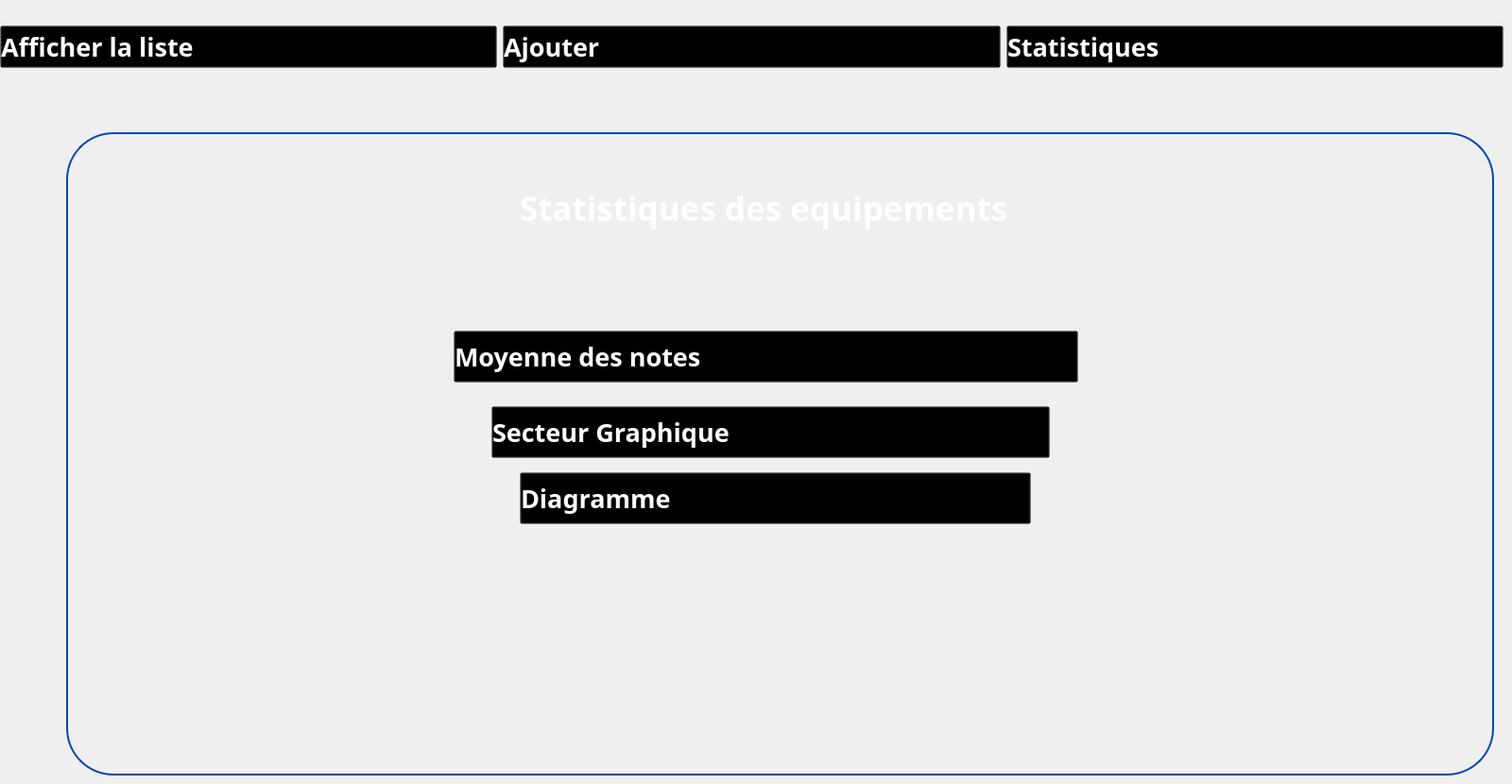
   <widget class="QWidget" name="statequipement">
    <widget class="QWidget" name="horizontalLayoutWidget_10">
     <property name="geometry">
      <rect>
       <x>0</x>
       <y>10</y>
       <width>1591</width>
       <height>80</height>
      </rect>
     </property>
     <layout class="QHBoxLayout" name="horizontalLayout_13">
      <item>
       <widget class="QPushButton" name="pushButton_108">
        <property name="font">
         <font>
          <family>Gill Sans MT</family>
          <pointsize>20</pointsize>
          <weight>75</weight>
          <bold>true</bold>
         </font>
        </property>
        <property name="styleSheet">
         <string notr="true">QPushButton:hover {
    color: blue;
    background: transparent;
}

QPushButton {
    text-align: left;
    background: transparent;
    color: rgb(255,255,255);
}
</string>
        </property>
        <property name="text">
         <string>Afficher la liste</string>
        </property>
        <property name="icon">
         <iconset>
          <normaloff>../../Downloads/wetransfer_icons_2024-02-06_1419/icons/liste-de-controle.png</normaloff>../../Downloads/wetransfer_icons_2024-02-06_1419/icons/liste-de-controle.png</iconset>
        </property>
        <property name="iconSize">
         <size>
          <width>50</width>
          <height>46</height>
         </size>
        </property>
       </widget>
      </item>
      <item>
       <widget class="QPushButton" name="pushButton_109">
        <property name="font">
         <font>
          <family>Gill Sans MT</family>
          <pointsize>20</pointsize>
          <weight>75</weight>
          <bold>true</bold>
         </font>
        </property>
        <property name="styleSheet">
         <string notr="true">QPushButton:hover {
    color: blue;
    background: transparent;
}

QPushButton {
    text-align: left;
    background: transparent;
    color: rgb(255,255,255);
}
</string>
        </property>
        <property name="text">
         <string>Ajouter </string>
        </property>
        <property name="icon">
         <iconset>
          <normaloff>../../Downloads/wetransfer_icons_2024-02-06_1419/icons/image (3).png</normaloff>../../Downloads/wetransfer_icons_2024-02-06_1419/icons/image (3).png</iconset>
        </property>
        <property name="iconSize">
         <size>
          <width>50</width>
          <height>46</height>
         </size>
        </property>
       </widget>
      </item>
      <item>
       <widget class="QPushButton" name="pushButton_110">
        <property name="font">
         <font>
          <family>Gill Sans MT</family>
          <pointsize>20</pointsize>
          <weight>75</weight>
          <bold>true</bold>
         </font>
        </property>
        <property name="styleSheet">
         <string notr="true">QPushButton:hover {
    color: blue;
    background: transparent;
}

QPushButton {
    text-align: left;
    background: transparent;
    color: rgb(255,255,255);
}

</string>
        </property>
        <property name="text">
         <string>Statistiques</string>
        </property>
        <property name="icon">
         <iconset>
          <normaloff>../../Downloads/wetransfer_icons_2024-02-06_1419/icons/image (2).png</normaloff>../../Downloads/wetransfer_icons_2024-02-06_1419/icons/image (2).png</iconset>
        </property>
        <property name="iconSize">
         <size>
          <width>50</width>
          <height>46</height>
         </size>
        </property>
       </widget>
      </item>
     </layout>
    </widget>
    <widget class="QGroupBox" name="groupBox_41">
     <property name="geometry">
      <rect>
       <x>70</x>
       <y>140</y>
       <width>1511</width>
       <height>681</height>
      </rect>
     </property>
     <property name="styleSheet">
      <string notr="true">QGroupBox {
        border-radius:50px;
    border: 2px solid #0447AF; /* Red border */
}
</string>
     </property>
     <property name="title">
      <string/>
     </property>
     <widget class="QLabel" name="label_134">
      <property name="geometry">
       <rect>
        <x>190</x>
        <y>30</y>
        <width>51</width>
        <height>51</height>
       </rect>
      </property>
      <property name="text">
       <string/>
      </property>
      <property name="pixmap">
       <pixmap>../../../OneDrive - ESPRIT/Bureau/Esprit/Downloads/wetransfer_gestion-de-formations_2024-02-16_1550/icons/client.png</pixmap>
      </property>
      <property name="scaledContents">
       <bool>true</bool>
      </property>
     </widget>
     <widget class="QLabel" name="label_135">
      <property name="geometry">
       <rect>
        <x>480</x>
        <y>50</y>
        <width>671</width>
        <height>61</height>
       </rect>
      </property>
      <property name="font">
       <font>
        <family>Plus Jakarta Sans</family>
        <pointsize>26</pointsize>
        <weight>75</weight>
        <bold>true</bold>
       </font>
      </property>
      <property name="styleSheet">
       <string notr="true">color:white;
    background: transparent;
</string>
      </property>
      <property name="text">
       <string>Statistiques des equipements</string>
      </property>
     </widget>
     <widget class="QPushButton" name="pushButton_secteur">
      <property name="geometry">
       <rect>
        <x>450</x>
        <y>290</y>
        <width>591</width>
        <height>55</height>
       </rect>
      </property>
      <property name="font">
       <font>
        <family>Gill Sans MT</family>
        <pointsize>20</pointsize>
        <weight>75</weight>
        <bold>true</bold>
       </font>
      </property>
      <property name="styleSheet">
       <string notr="true">QPushButton:hover {
    color: blue;
    background: transparent;
}

QPushButton {
    text-align: left;
    background: transparent;
    color: rgb(255,255,255);
}
</string>
      </property>
      <property name="text">
       <string>Secteur Graphique</string>
      </property>
      <property name="icon">
       <iconset>
        <normaloff>../../../OneDrive - ESPRIT/Bureau/Esprit/Downloads/wetransfer_icons_2024-02-06_1419/icons/liste-de-controle.png</normaloff>../../../OneDrive - ESPRIT/Bureau/Esprit/Downloads/wetransfer_icons_2024-02-06_1419/icons/liste-de-controle.png</iconset>
      </property>
      <property name="iconSize">
       <size>
        <width>50</width>
        <height>46</height>
       </size>
      </property>
     </widget>
     <widget class="QPushButton" name="pushButton_diagramme_equi">
      <property name="geometry">
       <rect>
        <x>480</x>
        <y>360</y>
        <width>541</width>
        <height>55</height>
       </rect>
      </property>
      <property name="font">
       <font>
        <family>Gill Sans MT</family>
        <pointsize>20</pointsize>
        <weight>75</weight>
        <bold>true</bold>
       </font>
      </property>
      <property name="styleSheet">
       <string notr="true">QPushButton:hover {
    color: blue;
    background: transparent;
}

QPushButton {
    text-align: left;
    background: transparent;
    color: rgb(255,255,255);
}
</string>
      </property>
      <property name="text">
       <string>Diagramme</string>
      </property>
      <property name="icon">
       <iconset>
        <normaloff>../../../OneDrive - ESPRIT/Bureau/Esprit/Downloads/wetransfer_icons_2024-02-06_1419/icons/image (3).png</normaloff>../../../OneDrive - ESPRIT/Bureau/Esprit/Downloads/wetransfer_icons_2024-02-06_1419/icons/image (3).png</iconset>
      </property>
      <property name="iconSize">
       <size>
        <width>50</width>
        <height>46</height>
       </size>
      </property>
     </widget>
     <widget class="QPushButton" name="pushButton_statnote">
      <property name="geometry">
       <rect>
        <x>410</x>
        <y>210</y>
        <width>661</width>
        <height>55</height>
       </rect>
      </property>
      <property name="font">
       <font>
        <family>Gill Sans MT</family>
        <pointsize>20</pointsize>
        <weight>75</weight>
        <bold>true</bold>
       </font>
      </property>
      <property name="styleSheet">
       <string notr="true">QPushButton:hover {
    color: blue;
    background: transparent;
}

QPushButton {
    text-align: left;
    background: transparent;
    color: rgb(255,255,255);
}
</string>
      </property>
      <property name="text">
       <string>Moyenne des notes </string>
      </property>
      <property name="icon">
       <iconset>
        <normaloff>../../../OneDrive - ESPRIT/Bureau/Esprit/Downloads/wetransfer_icons_2024-02-06_1419/icons/image (3).png</normaloff>../../../OneDrive - ESPRIT/Bureau/Esprit/Downloads/wetransfer_icons_2024-02-06_1419/icons/image (3).png</iconset>
      </property>
      <property name="iconSize">
       <size>
        <width>50</width>
        <height>46</height>
       </size>
      </property>
     </widget>
    </widget>
   </widget>
